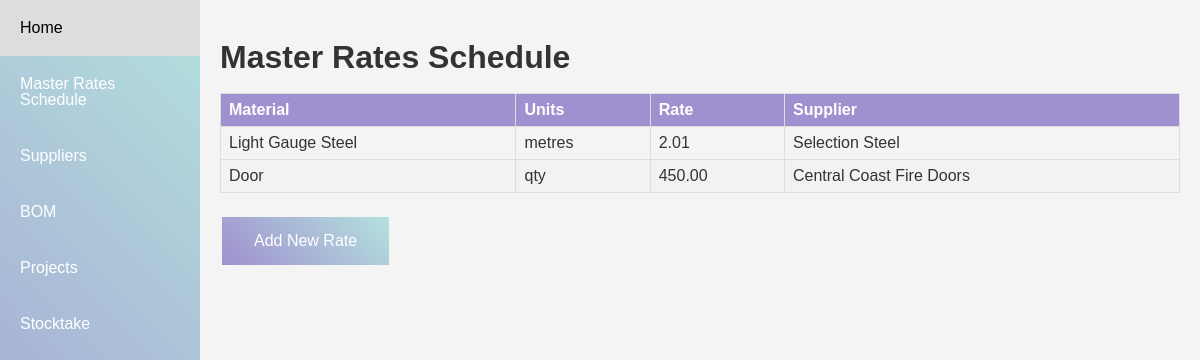
Screenshot of /master_rates/ with the database file from the repository.
### home/models.py (models this page shows, shortened)
class Material(models.Model):
    material = models.CharField(max_length=255)
    units=models.CharField(max_length=255)
    rate= models.DecimalField(max_digits=8, decimal_places=2)
    supplier= models.CharField(max_length=255) # remember supplier will be linked from a dropdown in future

### home/views.py (the view)
# urls.py: path('master_rates/', views.master_rates, name='master_rates'),
def master_rates(request):
    materials_list= Material.objects.all().values()
    template = loader.get_template('master_rates.html')
    context = {
       'materials_list': materials_list,
    }
    return HttpResponse(template.render(context, request))

### home/templates/master_rates.html (shortened to what this page needs)
{% extends "master.html" %}
{% block content %}
<h1>Master Rates Schedule</h1>
<div class="table-container">
    <table>
        <thead>
            <tr>
                <th>Material</th>
                <th>Units</th>
                <th>Rate</th>
                <th>Supplier</th>
            </tr>
        </thead>
        <tbody>
            {% for x in materials_list %}
            <tr>
                <td>{{x.material}}</td>
                <td>{{x.units}}</td>
                <td>{{x.rate}}</td>
                <td>{{x.supplier}}</td>
            </tr>
            {% endfor %}
        </tbody>
    </table>
    <div class="table-container">
        <button id="addRateBtn">Add New Rate</button>
    </div>
</div>
{% endblock %}

### mystaticfiles/styles.css (style rules this page uses)
body { line-height: 1; font-family: 'Arial', sans-serif; background-color: #f4f4f4; color: #333; padding: 0; margin: 0; }
h1, h2, h3, h4, h5, h6 { color: #333; margin-bottom: 20px; }
button, .button { background: linear-gradient(45deg, #A090D0, #B3E1DD); border: none; color: white; padding: 15px 32px; text-align: center; text-decoration: none; display: inline-block; font-size: 16px; margin: 4px 2px; cursor: pointer; }
.table-container { overflow-x: auto; }
table { border-collapse: collapse; width: 100%; margin-bottom: 20px; }
th, td { border: 1px solid #ddd; text-align: left; padding: 8px; }
th { background-color: #A090D0; color: white; }
tr:nth-child(even) { background-color: #f2f2f2; }

### rows the page displays
Material: material "Light Gauge Steel", units "metres", rate "2.01", supplier "Selection Steel"
Material: material "Door", units "qty", rate "450.00", supplier "Central Coast Fire Doors"
